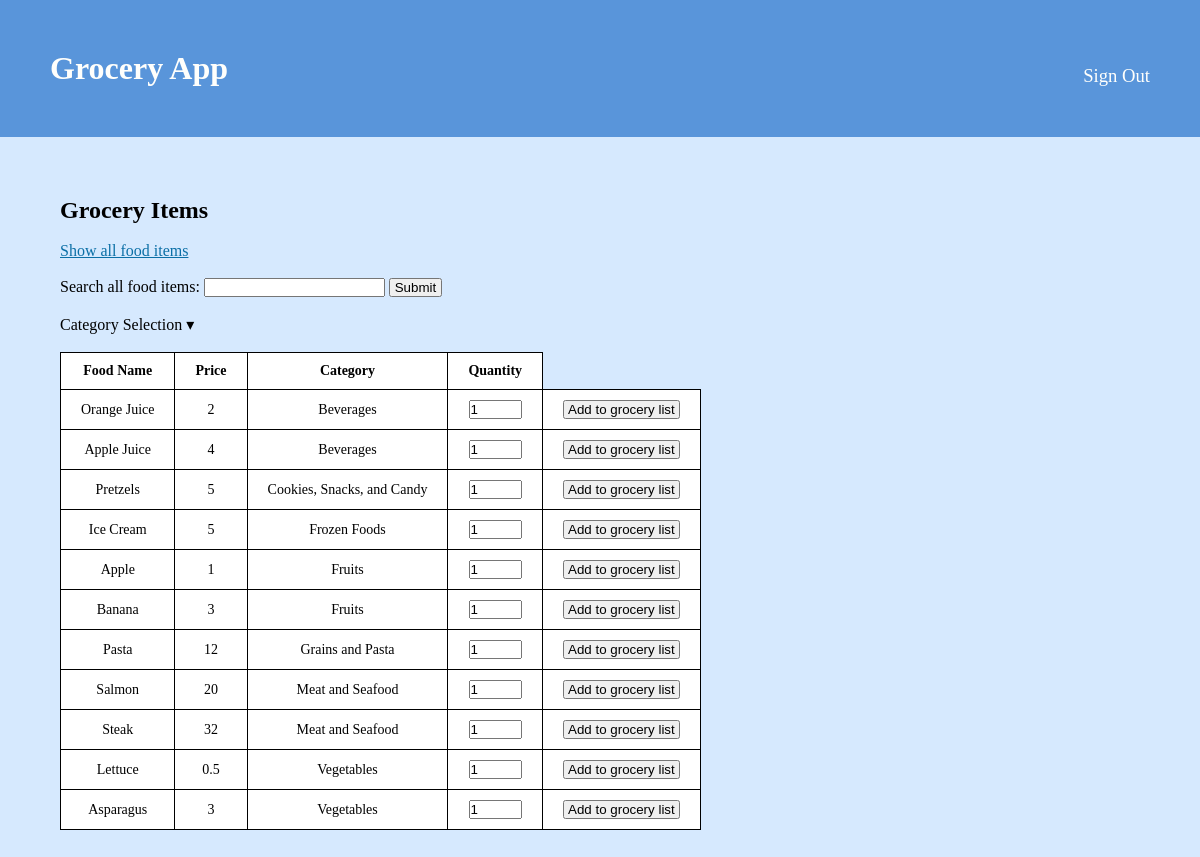
The page /GroceryApp/showGroceryItems.php on the database its author committed.
### tables this page shows
CREATE TABLE FoodItem (
	foodID INTEGER PRIMARY KEY,
	foodName TEXT NOT NULL,
	price REAL NOT NULL CHECK(price > 0.0),
	category TEXT NOT NULL,
	FOREIGN KEY (category) references Category(name) on update cascade on delete cascade
);

### GroceryApp/showGroceryItems.php (the view, shortened to what this page needs)
<!DOCTYPE html>
<html>
<head>
    <link rel="stylesheet" href="styles.css" />
</head>
<body>
    <div class="page">
    <header class="menu-container">
				<h1 class="logo">
					<a class="logo-link" href="./index.html">Grocery App</a>
				</h1>
				<nav class="menu">
					<li><a class="nav-link" href="./groceryLogin.php">Sign Out</a></li>
				</nav>
			</header>
        <article class="content">
            <header>
                <h2>Grocery Items</h2>
            </header>
            <br>
            <div>
                <a href="showGroceryItems.php" style="color: #0b6fa6">Show all food items</a>
            </div>
            <br>
            <div>
                <form action="showGroceryItems.php" method="get">
                    <label for="s">Search all food items:</label>
                    <input type="search" name="s" required>
                    <input type="submit" value=" Submit " />
                </form>
            </div>
            <br>
            <div class="dropdown">
                    <span>Category Selection &#9662;</span>
            </div>
            <div>
                <?php
                    $db_file = './myDB/grocery.db';
                    try {
                        $db = new PDO('sqlite:' . $db_file);
                        $db->setAttribute(PDO::ATTR_ERRMODE, PDO::ERRMODE_EXCEPTION);
                        if ($_SERVER["REQUEST_METHOD"] == "POST") {
                            if(empty($_POST['categories'])){
                                echo("<br>No food categories selected.");
                            }
                            else{
                                echo '<br>
                                <table>
                                    <thead>
                                        <tr>
                                        <th>Food Name</th>
                                        <th>Price</th>
                                        <th>Category</th>
                                        <th>Quantity</th>
                                        </tr>
                                    </thead>
                                    <tbody>';
                                $categoriesChosen = $_POST['categories'];
                                $N = count($categoriesChosen);
                                for($i=0; $i < $N; $i++){
                                    $c = $categoriesChosen[$i];
                                    $qry = "select * from foodItem where category = '$c';";
                                    $result_set = $db->query($qry);
                                    foreach($result_set as $tuple){
                                        echo '<tr>
                                                <td>'.$tuple['foodName'].'</td>
                                                <td>'.$tuple['price'].'</td>
                                                <td>'.$tuple['category'].'</td>
                                                <form action="addGroceryItem.php?foodID='.$tuple['foodID'].'" method="post">
                                                <td><input type="number" name = "quantity" value="1" min="1" style="width: 4em"></td>
                                                <td><input type="submit" value=" Add to grocery list "></td>
                                                </form>
                                            </tr>';
                                    }
                                }
                                echo '</tbody>
                                    </table>';
                            }
                        }
                        else if (!isset($_GET['s'])){
                            $qry = "select * from foodItem order by category;";
                            $result_set = $db->query($qry);
                            echo '<br>
                                <table>
                                    <thead>
                                        <tr>
                                        <th>Food Name</th>
                                        <th>Price</th>
                                        <th>Category</th>
                                        <th>Quantity</th>
                                        </tr>
                                    </thead>
                                    <tbody>';
                            foreach($result_set as $tuple){
                                echo '<tr>
                                        <td>'.$tuple['foodName'].'</td>
                                        <td>'.$tuple['price'].'</td>
                                        <td>'.$tuple['category'].'</td>
                                        <form action="addGroceryItem.php?foodID='.$tuple['foodID'].'" method="post">
                                        <td><input type="number" name = "quantity" value="1" min="1" style="width: 4em"></td>
                                        <td><input type="submit" value=" Add to grocery list "></td>
                                        </form>
                                    </tr>';
                            }
                            echo '</tbody>
                                </table>';
                        }
                    }
                    catch(PDOException $e) {
                        die('Exception : '.$e->getMessage());
                    }
                ?>
            </div>
        </article>
    </div>
</body>
</html>

### GroceryApp/styles.css (style rules this page uses)
:root { --header-color: #5995da; --header-font: #fff; --header-hover: #5d6063; --header-dropdown-background: #b2d6ff; --background-color: #d6e9fe; --body-font: #fffffc; --pop-of-green: #b9f5d8; --pop-of-blue: #08a4bd; }
* { margin: 0; padding: 0; box-sizing: border-box; }
body { min-height: 100vh; display: flex; background-color: var(--background-color); flex-direction: column; }
.page { height: 100%; }
.menu-container { color: var(--header-font); background-color: var(--header-color); padding: 20px 0; display: flex; justify-content: space-between; width: 100%; padding: 50px; }
.menu { margin-top: 15px; width: 60%; display: flex; align-items: center; justify-content: right; }
.menu > li { display: inline; margin-right: 50px; }
.menu > li:last-of-type { margin-right: 0; }
.dropdown { position: relative; display: inline-flex; }
.dropdown > span { z-index: 2; position: relative; cursor: pointer; }
.nav-link:link, .nav-link:visited { font-size: 14pt; color: var(--body-font); text-decoration: none; }
.logo-link:link, .logo-link:visited { color: var(--body-font); text-decoration: none; }
.content { display: block; margin: 5%; }
table { border-collapse: collapse; }
td, th { border: 1px solid black; padding: 10px 20px; font-size: 14px; text-align: center; background-color: var(--header-font); }

### rows shown on the page
fooditem: foodName "Orange Juice", price "2", category "Beverages"
fooditem: foodName "Apple Juice", price "4", category "Beverages"
fooditem: foodName "Pretzels", price "5", category "Cookies, Snacks, and Candy"
fooditem: foodName "Ice Cream", price "5", category "Frozen Foods"
fooditem: foodName "Apple", price "1", category "Fruits"
fooditem: foodName "Banana", price "3", category "Fruits"
fooditem: foodName "Pasta", price "12", category "Grains and Pasta"
fooditem: foodName "Salmon", price "20", category "Meat and Seafood"
fooditem: foodName "Steak", price "32", category "Meat and Seafood"
fooditem: foodName "Lettuce", price "0.5", category "Vegetables"
fooditem: foodName "Asparagus", price "3", category "Vegetables"
